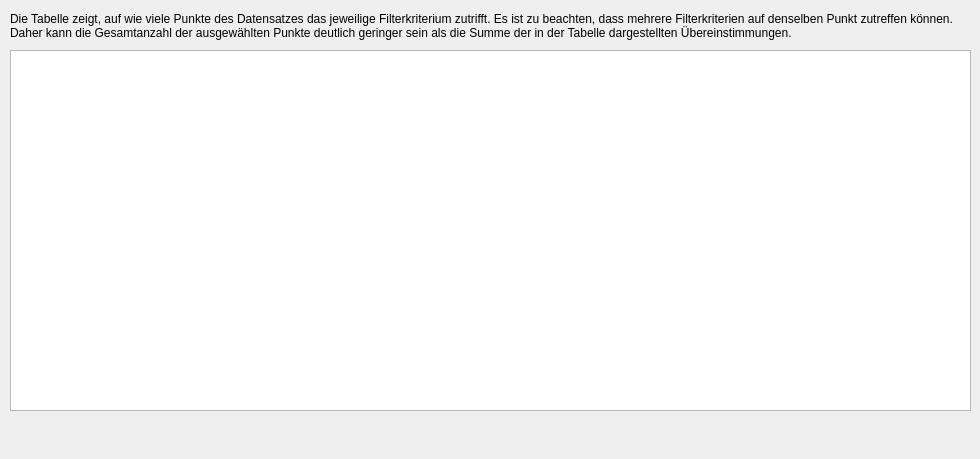
         <widget class="QWidget" name="auswahl_tab">
          <attribute name="title">
           <string>Auswahl</string>
          </attribute>
          <widget class="QTableWidget" name="tableWidget_Auswahl">
           <property name="geometry">
            <rect>
             <x>10</x>
             <y>50</y>
             <width>961</width>
             <height>361</height>
            </rect>
           </property>
           <property name="editTriggers">
            <set>QAbstractItemView::NoEditTriggers</set>
           </property>
          </widget>
          <widget class="QLabel" name="label_auswahl">
           <property name="geometry">
            <rect>
             <x>10</x>
             <y>420</y>
             <width>201</width>
             <height>30</height>
            </rect>
           </property>
           <property name="text">
            <string/>
           </property>
          </widget>
          <widget class="QLabel" name="label_8">
           <property name="geometry">
            <rect>
             <x>10</x>
             <y>0</y>
             <width>961</width>
             <height>51</height>
            </rect>
           </property>
           <property name="text">
            <string>Die Tabelle zeigt, auf wie viele Punkte des Datensatzes das jeweilige Filterkriterium zutrifft. Es ist zu beachten, dass mehrere Filterkriterien auf denselben Punkt zutreffen können. Daher kann die Gesamtanzahl der ausgewählten Punkte deutlich geringer sein als die Summe der in der Tabelle dargestellten Übereinstimmungen.</string>
           </property>
           <property name="wordWrap">
            <bool>true</bool>
           </property>
          </widget>
          <widget class="QLabel" name="label_auswahl_rel">
           <property name="geometry">
            <rect>
             <x>240</x>
             <y>420</y>
             <width>280</width>
             <height>30</height>
            </rect>
           </property>
           <property name="text">
            <string/>
           </property>
          </widget>
         </widget>
